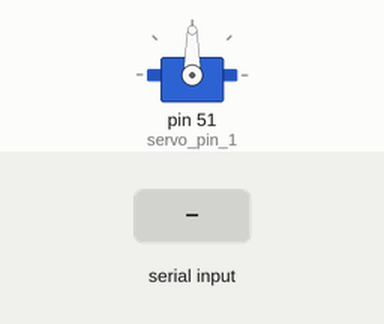
Recording of a sketch running on a simulated Arduino Mega 2560, built with avr-gcc and run on an emulated ATmega2560. Parts: servo. Inputs (shaded band) come from the test bench.

Above: at 1.2 s.
1.3 s: "30,150\n" received over Serial
At 3.1 s:
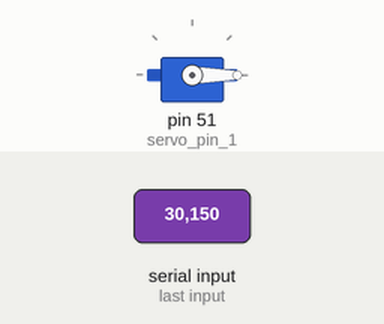
3.8 s: "90,45\n" received over Serial
At 4.2 s:
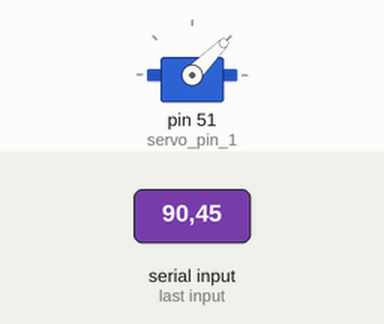
6.3 s: "200\n" received over Serial
At 7.1 s:
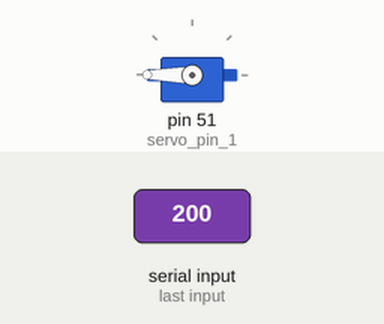
Timing chart, 0 to 9.3 s (numbered marks = the images above; inputs shaded):
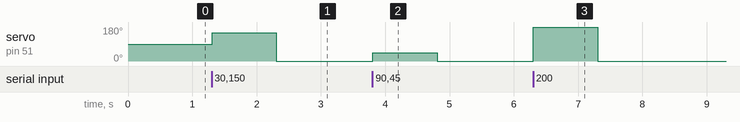

The sketch:

testServo.ino
```cpp
/*
  舵机的控制
*/

//导入舵机的库
#include <Servo.h>

Servo servo_pin_1;

int state=0; //初始状态
int t=10; //延时毫秒
void setup()
{
  Serial.begin(9600);
  servo_pin_1.attach(51);//使用第1号引脚为信号输出
}

void loop()
{
  while(!Serial)//检测是否有串口接通
  {}
  if(Serial.available()>0) //判断是否具有输入
  {
    state=Serial.parseInt(); //接收数据
    servo_pin_1.write( state ); //定义舵机的转动角度
//    delay( t );//延时1000毫秒
  }
}
```

Measured:
- after the input at 1.3 s, servo on pin 51 (servo_pin_1): 90° → 150° at once, → 0° 1.0 s later
- after the input at 3.8 s, servo on pin 51 (servo_pin_1): 0° → 45° at once, → 0° 1.0 s later
- after the input at 6.3 s, servo on pin 51 (servo_pin_1): 0° → 180° at once, → 0° 1.0 s later
